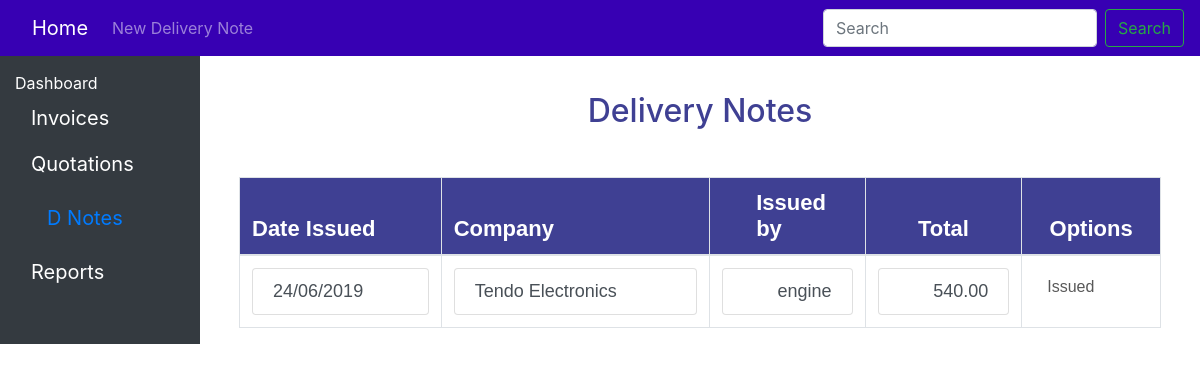
/system/deliveries/, run on an earlier commit of the app's database.
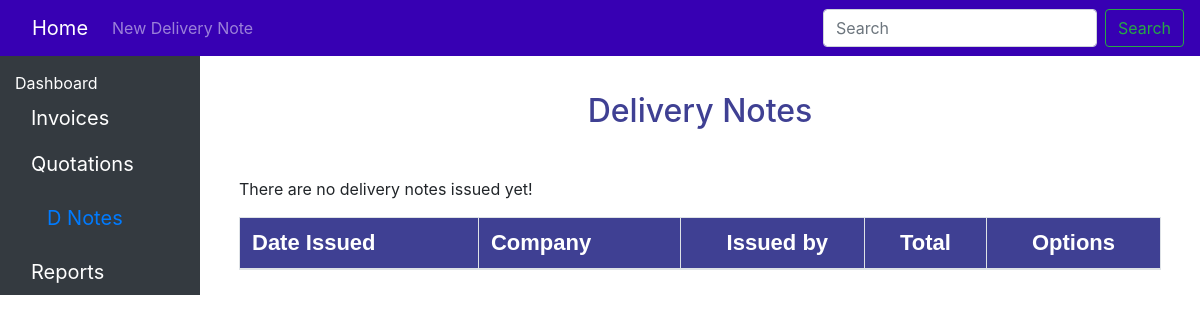
And on a later commit of the database.
### system/models.py (models this page shows, shortened)
class Delivery(models.Model):
    total = models.DecimalField(default=0.0,decimal_places=2,max_digits=25)
    customer = models.CharField(max_length = 50)
    customer_address = models.CharField(max_length = 50)
    user_name =models.CharField(default='Grasp Chemicals',max_length = 25)
    date_created = models.DateTimeField('date_published')
    vat_as_per_invoice = models.DecimalField(default=0.15,decimal_places=2,max_digits=2)

### system/views.py (the view)
# urls.py: path('deliveries/', views.deliveries, name='deliveries'),
def deliveries(request):
        delivery_list= Delivery.objects.order_by('-date_created')
        template= 'system/deliveries/deliveries.html'
        return render(request,template,{'delivery_list':delivery_list})

### system/templates/system/deliveries/deliveries.html (shortened to what the changed rows need)
{% load static %}
<link rel="stylesheet" type="text/css" href="{% static "system/css/styles.css" %}">
<link rel="stylesheet" type="text/css" href="{% static "system/css/bootstrap.min.css" %}" >
<link rel="stylesheet" type="text/css" href="{% static "system/css/bootstrap.css" %}" >
<link rel="stylesheet" href=" {% static "system/css/footer.css"%} ">
<link rel="stylesheet" href="http://cdnjs.cloudflare.com/ajax/libs/font-awesome/4.6.3/css/font-awesome.min.css">
{% load static %}
<div class="container-fluid">
  <div class="row">
    <main role="main" class="col-md-9 ml-sm-auto col-lg-10 pt-3 px-4">
  <center><h2 style="padding-top:8%;">Delivery Notes<br><br></h2></center>
  <div class="container">
    <table class="table  table-hover">
      <thead>
        <tr style="background-color:#3F4093;"class="p">
          <th class= "table-bordered"scope="col-1" style="color: white;">Date Issued</th>
          <th class= "table-bordered"scope="col-1" style="color: white;">Company</th>
          <th class= "table-bordered"scope="col" style="color: white;padding-left:5%;" >Issued by</th>
          <th class= "header table-bordered "scope="col" style="color: white;">Total</th>
          <th class= "header table-bordered "scope="col" style="color: white;">Options</th>
        </tr>
      </thead>
      <tbody>
        {% load django_template_maths %}
        {% if delivery_list %}
        {% for q in delivery_list%}
          {% with total=q.total %}
            <tr>
              <td class= "table-bordered"><a href="{% url 'system:ddetail' q.id%}" class="list-group-item list-group-item-action"> {{q.date_created|date:"d"}}/{{q.date_created|date:"m"}}/{{q.date_created|date:"Y"}}</a>
              <td class= "table-bordered">
                <a href="{% url 'system:ddetail' q.id%}" class="list-group-item list-group-item-action"> {{q.customer}}</a>
              </td>
              <td class="data table-bordered"><a href="{% url 'system:ddetail' q.id%}" class="list-group-item list-group-item-action"> {{q.user_name}}</a></td>
              <td class="data table-bordered"><a href="{% url 'system:ddetail' q.id%}" class="list-group-item list-group-item-action"> {{q.total}}</a></td>
              <td  class=" table-bordered" style="align:center">
                {% if q.total <= 0 %}
                <a href="{% url 'system:dpreview' q.id%}" class=" btn btn-primary float-sm-left" style="text-align:center; margin-right:10px;">Edit</a>
                {% else %}
                <a class="  btn  disabled" href="#"style="color:#000000;text-align:center">Issued</a>
                {%endif%}
              </td>
            </tr>
            {% endwith %}
        {% endfor %}
        {% else %}
        <p>There are no delivery notes issued yet!</p>
        {% endif %}
      </tbody>
    </table>
  </main>
</div>
</div>

What changed in the data, as far as the page shows it:
removed Delivery: date_created "24", date_created "06", date_created "2019", customer "Tendo Electronics", user_name "engine", total "540.00", shows "Issued"
Also different on the page:
text now shown: "There are no delivery notes issued yet!"
